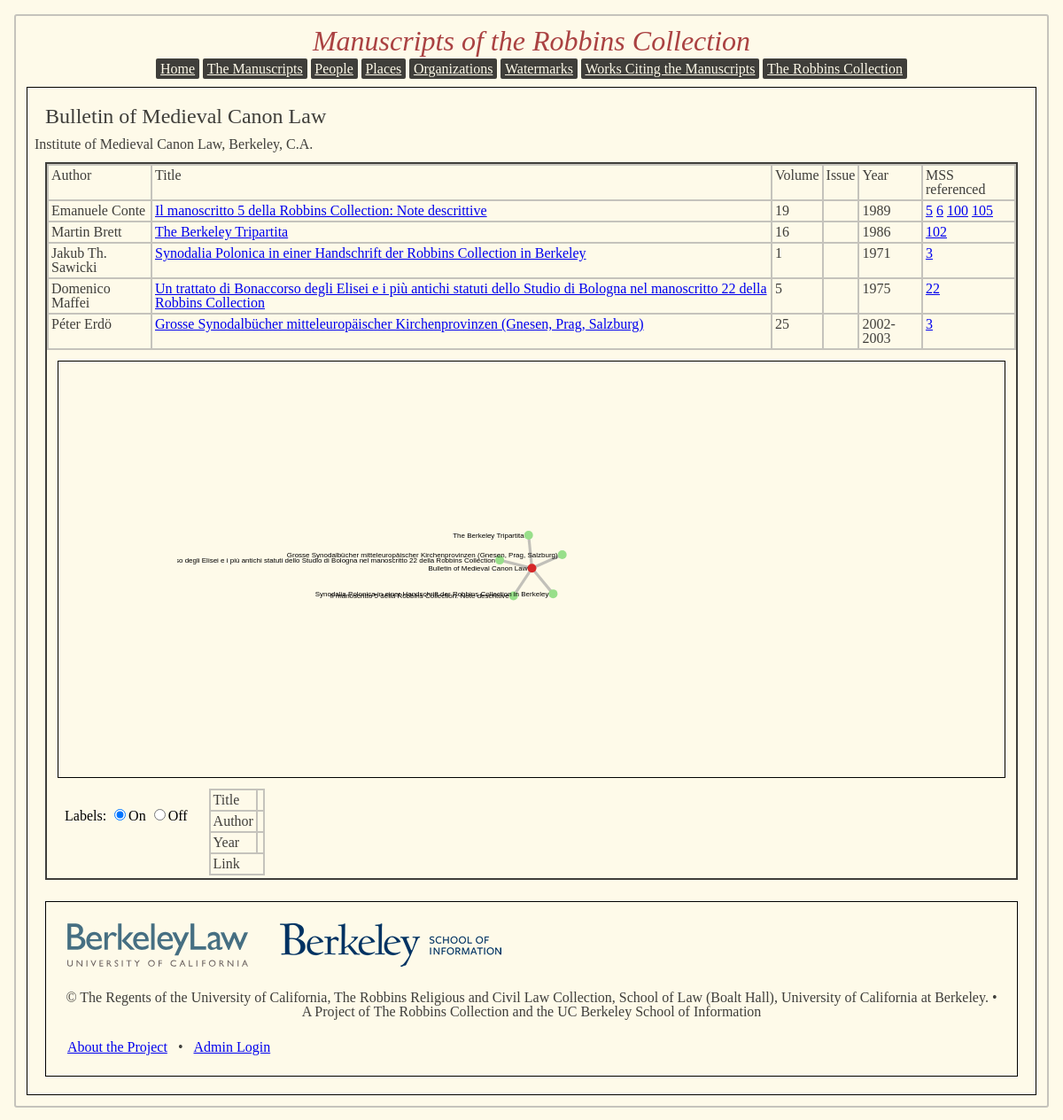
Page /exwork1 on the committed database.
### app/models.py (models this page shows, shortened)
class external_work(db.Model):
	id = db.Column(db.Integer, primary_key = True)
	work_title = db.Column(db.String(200))
	work_publisher = db.Column(db.String(200))
	work_location = db.Column(db.String(100))
	work_constituents = db.relationship('external_doc', backref = 'ex_work', lazy='dynamic')

class external_doc(db.Model):
	id = db.Column(db.Integer, primary_key = True)
	doc_title = db.Column(db.String(200))
	doc_author = db.Column(db.String(200))
	doc_year = db.Column(db.String(20))
	doc_volume = db.Column(db.String(15))
	doc_issue = db.Column(db.String(15))
	doc_page_range = db.Column(db.String(15))
	doc_notes = db.Column(db.String(1000))
	work_id = db.Column(db.Integer, db.ForeignKey('external_work.id'))

class manuscript(db.Model):
	id = db.Column(db.Integer, primary_key=True)
	shelfmark = db.Column(db.String(15))
	ms_format = db.Column(db.String(20))
	date1 = db.Column(db.Integer)
	date2 = db.Column(db.Integer)
	datetype = db.Column(db.String(1))
	language = db.Column(db.Integer, db.ForeignKey('language.id'))
	summary = db.Column(db.String(1000))
	ownership_history = db.Column(db.String(1000))
	origin = db.Column(db.String(1000))
	decoration = db.Column(db.String(1000))
	binding = db.Column(db.String(1000))
	num_volumes = db.Column(db.Integer)
	catalog_url = db.Column(db.String(1000))
	ds_url = db.Column(db.String(1000))
	volumes = db.relationship('volume',
		cascade = 'delete, delete-orphan',
		backref = 'ms',
		lazy='dynamic')
	contents = db.relationship('content_item',
		backref = 'ms',
		lazy='dynamic')
	titles = db.relationship('title',
		cascade = 'delete, delete-orphan',
		backref = 'ms',
		lazy='dynamic'
		)
	watermarks = db.relationship('watermark',
		secondary = has_watermark,
		backref = db.backref('mss', lazy='dynamic')
		)
	assoc_people = db.relationship('person_ms_assoc',
		cascade = 'delete, delete-orphan',
		backref = 'ms',
		lazy='dynamic')
	places = db.relationship('place',
		secondary = has_place,
		backref = db.backref('mss', lazy='dynamic')
		)
	orgs = db.relationship('org_ms_assoc',
		cascade = 'delete, delete-orphan',
		backref= 'ms',
		lazy='dynamic')
	treatments = db.relationship('external_doc',
		secondary=has_external_doc,
		backref = db.backref('mss', lazy='dynamic')
		)
	subjects = db.relationship('ms_subject_assoc',
		backref = 'ms',
		lazy = 'dynamic'
		)

### app/views.py (the view)
@app.route('/exwork<exworkid>', methods=['GET'])
def ex_work_view(exworkid):
	focuswork = models.external_work.query.get(exworkid)
	if focuswork == None:
		abort(404)
	graph_data = get_info_from_db(exworkid, 'exwork')
	graphobj = json.dumps(graph_data)
	return render_template('exworkview.html', work = focuswork, graph = graphobj)

### app/templates/exworkview.html (shortened to what this page needs)
{% extends "base.html" %}
{% block content %}
<div class="section">
	<h3>{{ work.work_title }}</h3>
	<p>{{ work.work_publisher }}, {{ work.work_location}}</p>
	<div id="contentsdiv">
	<table>
		<tr>
			<th>Author</th>
			<th>Title</th>
			<th>Volume</th>
			<th>Issue</th>
			<th>Year</th>
			<th>MSS referenced</th>
		</tr>
	{% for doc in work.work_constituents %}
		<tr>
			<td>{{ doc.doc_author}}</td>
			<td><a href="{{url_for('ex_doc_view', doc_id=doc.id)}}">{{ doc.doc_title }}</a></td>
			<td>{% if doc.doc_volume != None %}{{ doc.doc_volume }}{% endif %}</td>
			<td>{% if doc.doc_issue != None %}{{ doc.doc_issue }}{% endif %}</td>
			<td>{{ doc.doc_year}}</td>
			<td>{% for ms in doc.mss %}<a href="{{url_for('ms_view', idno = ms.id)}}">{{ms.id}}</a> {% endfor %}</td>
		</tr>
	{% endfor %}
	</table>
<div class="section" id="relationvis">
</div>
  <div id="graphtoggle">
  <form id="labeltoggle">Labels:
    <input type="radio" name="labeltoggle" value="on" checked>On
    <input type="radio" name="labeltoggle" value="off">Off
  </form>
  </div>
  <div id="nodeinfo">
    <table>
      <tr>
        <th>Title</th>
        <td></td>
      </tr>
      <tr>
        <th>Author</th>
        <td></td>
      </tr>
      <tr>
        <th>Year</th>
        <td></td>
      </tr>
      <tr>
        <td colspan=2>Link</td>
      </tr>
    </table>
  </div>
	</div>
{% endblock %}

### app/static/main.css (style rules this page uses)
html, body, div, span, applet, object, iframe, h1, h2, h3, h4, h5, h6, p, blockquote, pre, a, abbr, acronym, address, big, cite, code, del, dfn, em, img, ins, kbd, q, s, samp, small, strike, strong, sub, sup, tt, var, b, u, i, center, dl, dt, dd, ol, ul, li, fieldset, form, label, legend, table, caption, tbody, tfoot, thead, tr, th, td, article, aside, canvas, details, embed, figure, figcaption, footer, header, hgroup, menu, nav, output, ruby, section, summary, time, mark, audio, video { margin: 0; padding: 0; border: 0; font-size: 100%; font: inherit; vertical-align: baseline; }
body { line-height: 1; }
table { border-collapse: collapse; border-spacing: 0; }
html, body { background-color: #FEFAE9; margin: 0; padding: 0; }
h3, h4, h5, h6 { font-family: "Times New Roman"; color: #3F3E3A; }
h3 { font-size: 1.5em; }
div#wrapper h3, h4 { margin: .5em; }
p, td, th { color: #3F3E3A; font-family: "Times New Roman"; font-size: 1em; }
#contentsdiv { margin: .75em; border-style: solid; border-color: #3F3E3A; border-width: 2px; }
.section, .mapholder { margin: .75em; border-style: solid; border-width: 1px; border-color: #000000; padding: .5em; }
table, th, td { vertical-align: top; border-width: 2px; border-style: solid; border-color: #C5C3BC; border-collapse: collapse; padding: 3px; text-align: left; }
#textvis, #relationvis { max-width: 50% max-height: 100%; text-align: center; }
#graphtoggle { text-align: center; display: inline-block; max-width: 50%; vertical-align: top; margin: .75em; padding: .5em; }
#nodeinfo { display: inline-block; max-width: 50%; }

### rows in the picture
external_work: work_title "Bulletin of Medieval Canon Law", work_publisher "Institute of Medieval Canon Law", work_location "Berkeley, C.A."
external_doc: doc_author "Emanuele Conte", doc_title "Il manoscritto 5 della Robbins Collection: Note descrittive", doc_volume "19", doc_year "1989"
manuscript: id "5"
manuscript: id "6"
manuscript: id "100"
manuscript: id "105"
external_doc: doc_author "Martin Brett", doc_title "The Berkeley Tripartita", doc_volume "16", doc_year "1986"
manuscript: id "102"
external_doc: doc_author "Jakub Th. Sawicki", doc_title "Synodalia Polonica in einer Handschrift der Robbins Collection in Berkeley", doc_volume "1", doc_year "1971"
manuscript: id "3"
external_doc: doc_author "Domenico Maffei", doc_title "Un trattato di Bonaccorso degli Elisei e i più antichi statuti dello Studio di Bologna nel manoscritto 22 della Robbins Collection", doc_volume "5", doc_year "1975"
manuscript: id "22"
external_doc: doc_author "Péter Erdö", doc_title "Grosse Synodalbücher mitteleuropäischer Kirchenprovinzen (Gnesen, Prag, Salzburg)", doc_volume "25", doc_year "2002-2003"
